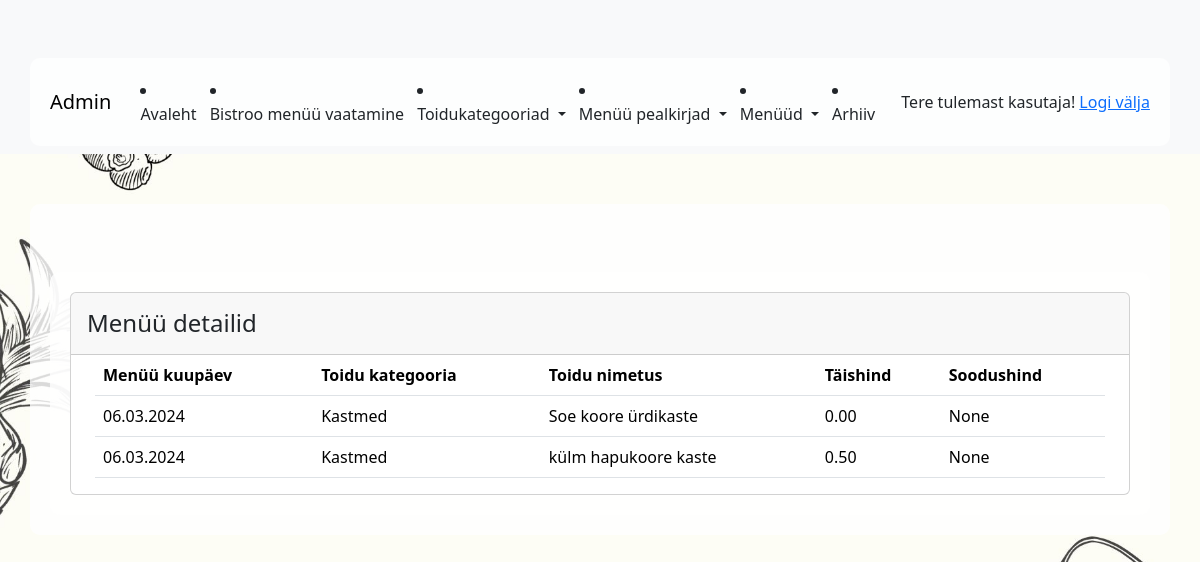
Page /app_admin/menu_detail/29/ (signed in) on the committed database.
### app_admin/models.py (models this page shows, shortened)
class Menu(models.Model):
    date = models.ForeignKey(Heading, on_delete=models.CASCADE)
    category = models.ForeignKey(Category, on_delete=models.CASCADE)
    class Meta:
        ordering = ['-date', 'category']

class Heading(models.Model):
    date = models.DateField(blank=False, null=False, unique=True, verbose_name="Kuupäev")
    topic = models.CharField(max_length=100, null=True, blank=True, verbose_name="Teemapäev")
    chef = models.CharField(max_length=100, null=True, blank=True, verbose_name="Peakokk soovitab:")
    student = models.CharField(max_length=100, null=True, blank=True, verbose_name="Kes tegid:")
    def __str__(self):
        return f'{self.date.strftime("%d.%m.%Y")}'
    class Meta:
        ordering = ['-date']

class Category(models.Model):
    number = models.PositiveIntegerField(verbose_name="Number")
    name = models.CharField(max_length=255, unique=True, verbose_name="Kategooria nimetus")
    def __str__(self):
        return self.name

class MenuItem(models.Model):
    menu = models.ForeignKey(Menu, on_delete=models.CASCADE, related_name='menu_menuitem')
    food = models.CharField(max_length=255, verbose_name="Toit")
    full_price = models.DecimalField(max_digits=4, decimal_places=2, null=False, blank=False, verbose_name="Suure hind")
    half_price = models.DecimalField(max_digits=4, decimal_places=2, null=True, blank=True, verbose_name="Väikese hind")
    show_in_menu = models.BooleanField(default=True, verbose_name="Näita menüüs")
    class Meta:
        ordering = ['menu']

### app_admin/views.py (the view)
# urls.py: path('menu_detail/<int:pk>/', views.MenuDetailView.as_view(), name='menu_detail'),
class MenuDetailView(ManagerRequiredMixin, DetailView):
    model = Menu
    template_name = 'app_admin/menu_detail.html'
    context_object_name = 'menu'

### app_admin/views.py (called while the page is built)
    def test_func(self):
        return self.request.user.groups.filter(name='Manager').exists()

### app_admin/templates/app_admin/menu_detail.html
{% extends "base_admin.html" %}
{% block content %}
    <div class="container mt-5">
        <div class="col-auto mx-auto">
            <div class="card col-12 mx-auto">
                <div class="card-header">
                    <div class="card-title d-flex justify-content-between align-self-auto">
                        <h4 class="m-0 mt-2">Menüü detailid</h4>
                    </div>
                </div>
                <div class="table-body mx-4">
                    <table class="table table">
                        <thead>
                            <tr>
                                <th>Menüü kuupäev</th>
                                <th>Toidu kategooria</th>
                                <th>Toidu nimetus</th>
                                <th>Täishind</th>
                                <th>Soodushind</th>
                            </tr>
                        </thead>
                        <tbody>
                            {% for menu_item in menu.menu_menuitem.all %}
                                <tr>
                                    <td>{{ menu.date }}</td>
                                    <td>{{ menu.category }}</td>
                                    <td>{{ menu_item.food }}</td>
                                    <td>{{ menu_item.full_price }}</td>
                                    <td>{{ menu_item.half_price }}</td>
                                </tr>
                            {% endfor %}
                        </tbody>
                    </table>
                </div>
            </div>
        </div>
    </div>
{% endblock %}

### templates/menu_admin.html (shortened to what this page needs)
<nav class="navbar navbar-expand-lg navbar-light bg-light">
  <div class="container">
    {% if user.is_authenticated %}
      <a class="navbar-brand" href="http://127.0.0.1:8000/admin/"> Admin </a>
        <li class="nav-item">
        <a class="nav-link" href="{% url "app_admin:index" %}" >Avaleht</a>
        </li>
        <li class="nav-item">
        <a class="nav-link" href="{% url "app_public:index" %}" >Bistroo menüü vaatamine</a>
        </li>
              <li class="nav-item dropdown">
          <a class="nav-link dropdown-toggle" href="#" role="button" data-bs-toggle="dropdown" aria-expanded="false">
                Toidukategooriad
          </a>
        </li>
              <li class="nav-item dropdown">
          <a class="nav-link dropdown-toggle" href="#" role="button"  data-bs-toggle="dropdown" aria-expanded="false">
               Menüü pealkirjad
          </a>
        </li>
        <li class="nav-item dropdown">
          <a class="nav-link dropdown-toggle" href="#" role="button"  data-bs-toggle="dropdown" aria-expanded="false">
               Menüüd
          </a>
        </li>
         <li class="nav-item">
    <a class="nav-link" href="{% url 'app_admin:archive_page' %}">Arhiiv</a>
  </li>
{% endif %}
  {% if user.is_authenticated  %}
    	<span class="nav-link">Tere tulemast {{ user.username }}! <a href="{% url 'logout' %}">Logi välja</a></span>
 {% else %}
        <span class="nav-link">Kui sa soovid menüüd muuta, siis sa pead sisse logima! <a href="{% url 'login' %}">Logi sisse</a></span>
    {% endif %}
    </div>
</nav>

### rows in the picture
MenuItem: food "Soe koore ürdikaste", full_price "0.00", half_price "None"
Menu: date "06.03.2024", category "Kastmed"
MenuItem: food "külm hapukoore kaste", full_price "0.50", half_price "None"

### other values in the picture
{{ user.username }} "kasutaja"
